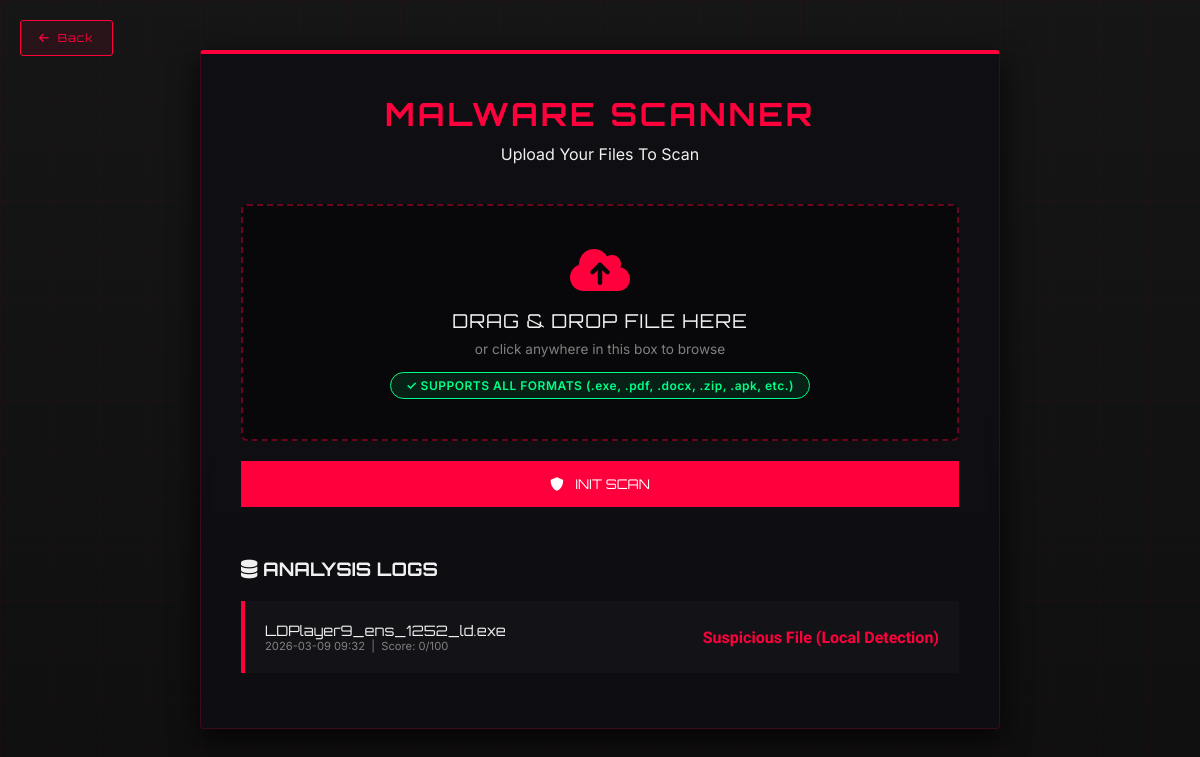
Screenshot of /upload/13/ with the database file from the repository.
### virus/models.py (models this page shows)
class UserFile(models.Model):
    user = models.ForeignKey('Register', on_delete=models.CASCADE)
    file_name = models.CharField(max_length=255, blank=True, null=True)
    uploaded_at = models.DateTimeField(auto_now_add=True)
    vt_analysis_id = models.CharField(max_length=255, blank=True, null=True)
    vt_malicious = models.PositiveIntegerField(default=0)
    vt_harmless = models.PositiveIntegerField(default=0)
    vt_suspicious = models.PositiveIntegerField(default=0)
    vt_undetected = models.PositiveIntegerField(default=0)
    is_malicious = models.BooleanField(default=False)
    is_pending = models.BooleanField(default=True)
    malware_type = models.CharField(max_length=100, null=True, blank=True)
    file_sha256 = models.CharField(max_length=64, null=True, blank=True)
    file_size = models.PositiveBigIntegerField(null=True, blank=True)
    risk_score = models.PositiveIntegerField(default=0)
    scan_details = models.TextField(null=True, blank=True)  # JSON string of check results

### virus/views.py (the view, shortened to what this page needs)
# urls.py: path('upload/<int:user_id>/',views.upload_and_scan,name='upload_file'),
def upload_and_scan(request, user_id):
    print("\n===== NEW SCAN REQUEST =====")
    user = get_object_or_404(models.Register, id=user_id)
    result = None
    error = None
    is_malicious = None
    prescan_data = None
    files = models.UserFile.objects.filter(user=user).order_by("-uploaded_at")
    return render(request, "upload_file.html", {
        "user": user,
        "files": files,
        "result": result,
        "is_malicious": is_malicious,
        "error": error,
        "prescan": prescan_data,
    })

### virus/templates/upload_file.html (shortened to what this page needs)
{% load static %}
<!DOCTYPE html>
<html lang="en">
<head>
    <link href="https://cdnjs.cloudflare.com/ajax/libs/font-awesome/6.0.0/css/all.min.css" rel="stylesheet">
</head>
<body>
<a href="/dashboard/" class="back-btn">
    <i class="fas fa-arrow-left"></i> Back
</a>
<div class="inspect-container">
    <div class="header-section">
        <h1>MALWARE SCANNER</h1>
        <p>Upload Your Files To Scan</p>
    </div>
    <form method="post" enctype="multipart/form-data" id="scanForm">
        <div class="drop-zone" id="dropZone">
            <i class="fas fa-cloud-upload-alt fa-3x" style="color: var(--accent-red); margin-bottom: 15px;"></i>
            <p style="font-family: 'Orbitron'; font-size: 1.2rem; letter-spacing: 1px; color: var(--text-main);">DRAG & DROP FILE HERE</p>
            <p style="font-size: 0.85rem; color: var(--text-dim); margin-top: 8px;">or click anywhere in this box to browse</p>
            <div style="margin-top: 15px; display: inline-block; background: rgba(0, 255, 136, 0.1); border: 1px solid var(--accent-green); padding: 5px 15px; border-radius: 20px;">
                <p style="font-size: 0.75rem; color: var(--accent-green); font-weight: 600; letter-spacing: 0.5px;">✓ SUPPORTS ALL FORMATS (.exe, .pdf, .docx, .zip, .apk, etc.)</p>
            </div>
        </div>
        <button type="submit" class="scan-btn" id="analyzeBtn">
            <span id="btnText"><i class="fas fa-shield-alt" style="margin-right: 8px;"></i> INIT SCAN</span>
        </button>
    </form>
    <div style="margin-top: 50px;">
        <h3 style="font-family: 'Orbitron'; margin-bottom: 20px;">
            <i class="fas fa-database"></i> ANALYSIS LOGS
        </h3>
        {% for file in files %}
        <div class="file-card" style="border-left-color: {% if file.is_malicious %}var(--accent-red){% else %}var(--accent-green){% endif %};">
            <div>
                <div style="font-family: 'Orbitron'; font-size: 0.9rem;">
                    {{ file.file_name }}
                </div>
                <div style="color: var(--text-dim); font-size: 0.7rem;">
                    {{ file.uploaded_at|date:"Y-m-d H:i" }}
                    &nbsp;|&nbsp; Score: {{ file.risk_score }}/100
                </div>
            </div>
            <div style="text-align: right;">
                <div style="font-family: 'Rajdhani'; font-weight:700; color: {% if file.is_malicious %}var(--accent-red){% else %}var(--accent-green){% endif %};">
                    {% if file.is_malicious %}
                        {{ file.malware_type|default:"MALICIOUS" }}
                    {% else %}
                        SECURE
                    {% endif %}
                </div>
            </div>
        </div>
        {% endfor %}
    </div>
</div>
</body>
</html>

### virus/templates/upload_file.html (style rules this page uses)
:root { --bg-dark: #020203; --panel-bg: rgba(15, 15, 20, 0.95); --accent-red: #ff003c; --accent-red-glow: rgba(255, 0, 60, 0.3); --accent-green: #00ff88; --text-main: #f0f0f0; --text-dim: #808080; }
* { margin: 0; padding: 0; box-sizing: border-box; }
body { font-family: 'Inter', sans-serif; background: linear-gradient(rgba(2,2,3,0.92), rgba(2,2,3,0.95)), url("https://images.unsplash.com/photo-1550751827-4bd374c3f58b?auto=format&fit=crop&q=80&w=2070"); background-size: cover; background-attachment: fixed; color: var(--text-main); min-height: 100vh; padding: 50px 20px; }
body::after { content: ""; position: fixed; inset: 0; background: linear-gradient(rgba(255,0,60,.03) 1px, transparent 1px), linear-gradient(90deg, rgba(255,0,60,.03) 1px, transparent 1px); background-size: 50px 50px; pointer-events: none; z-index: -1; }
.inspect-container { width: 90%; max-width: 800px; margin: 0 auto; background: var(--panel-bg); border: 1px solid rgba(255, 0, 60, 0.2); border-top: 4px solid var(--accent-red); padding: 40px; border-radius: 4px; box-shadow: 0 10px 30px rgba(0,0,0,0.8); backdrop-filter: blur(5px); }
.back-btn { position: fixed; top: 20px; left: 20px; z-index: 3000; display: inline-flex; align-items: center; gap: 8px; padding: 10px 18px; font-family: 'Orbitron', sans-serif; font-size: 0.7rem; letter-spacing: 1px; text-decoration: none; color: var(--accent-red); border: 1px solid var(--accent-red); background: rgba(255, 0, 60, 0.08); border-radius: 3px; transition: 0.3s; }
.header-section { text-align: center; margin-bottom: 40px; }
.header-section h1 { font-family: 'Orbitron'; letter-spacing: 3px; color: var(--accent-red); margin-bottom: 10px; }
.drop-zone { background: rgba(0, 0, 0, 0.4); border: 2px dashed rgba(255, 0, 60, 0.4); border-radius: 6px; padding: 40px 20px; text-align: center; cursor: pointer; transition: all 0.3s ease; position: relative; margin-bottom: 20px; overflow: hidden; }
.scan-btn { width: 100%; background: var(--accent-red); color: white; border: none; padding: 15px; font-family: 'Orbitron'; cursor: pointer; text-transform: uppercase; transition: 0.3s; }
.file-card { background: rgba(255,255,255,0.02); border-left: 4px solid; padding: 20px; display: flex; align-items: center; justify-content: space-between; margin-bottom: 15px; }

### rows the page displays
UserFile: file_name "LDPlayer9_ens_1252_ld.exe", uploaded_at "2026-03-09 09:32", risk_score "0", malware_type "Suspicious File (Local Detection)"
